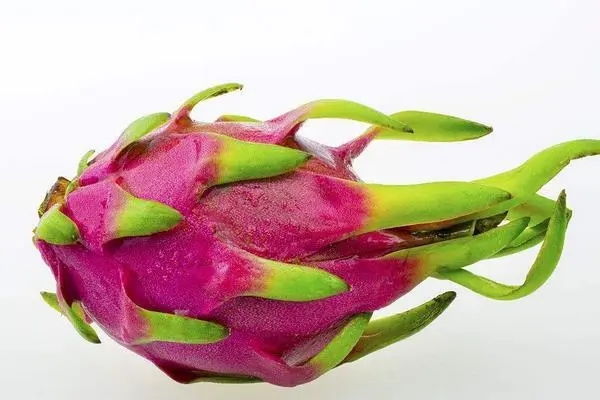
#> input picture Linear/img/1.jpeg, 600 x 400 px; its folder holds only this picture in this run
$ python '1灰度图.py'
#> lines starting #> are read from the running program, lines starting #| are printed output that depends on the picture
import cv2
import numpy as np

import os
# 打印当前工作目录（脚本运行时的基准目录）
print("当前工作目录：", os.getcwd())
# 打印该目录下的所有文件，确认是否有目标图片
print("目录下的文件：", os.listdir('.'))

if __name__ == "__main__":
    path = "img/1.jpeg"
    image_np = cv2.imread(path)
#> image_np is the input picture: shape (400, 600, 3); mean B, G, R 171.9, 180.8, 206.4
    img_shape = image_np.shape
#> img_shape = (400, 600, 3)
    image_np_gray = np.zeros((img_shape[0], img_shape[1]), dtype=np.uint8)  # image_np.copy()
    # 加权灰度化
    wr = 0.299
    wg = 0.587
    wb = 0.114
    for i in range(img_shape[0]):
        for j in range(img_shape[1]):
            image_np_gray[i, j] = (int(wr * image_np[i, j][2]) + int(wg * image_np[i, j][1]) + int(
                wb * image_np[i, j][0]))
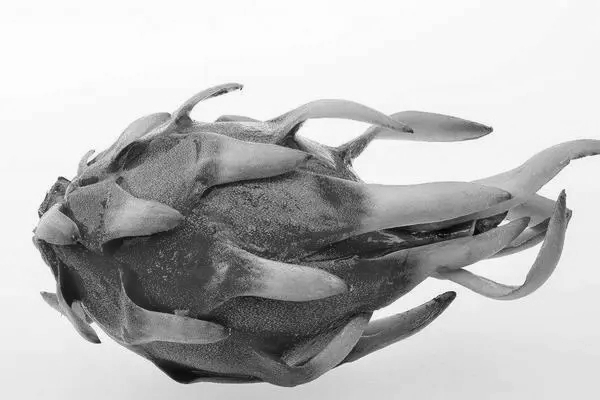
#> image_np_gray: shape (400, 600); min 2, max 254, mean 185.9
    cv2.imshow("image_np_gray", image_np_gray)
    cv2.waitKey(0)
